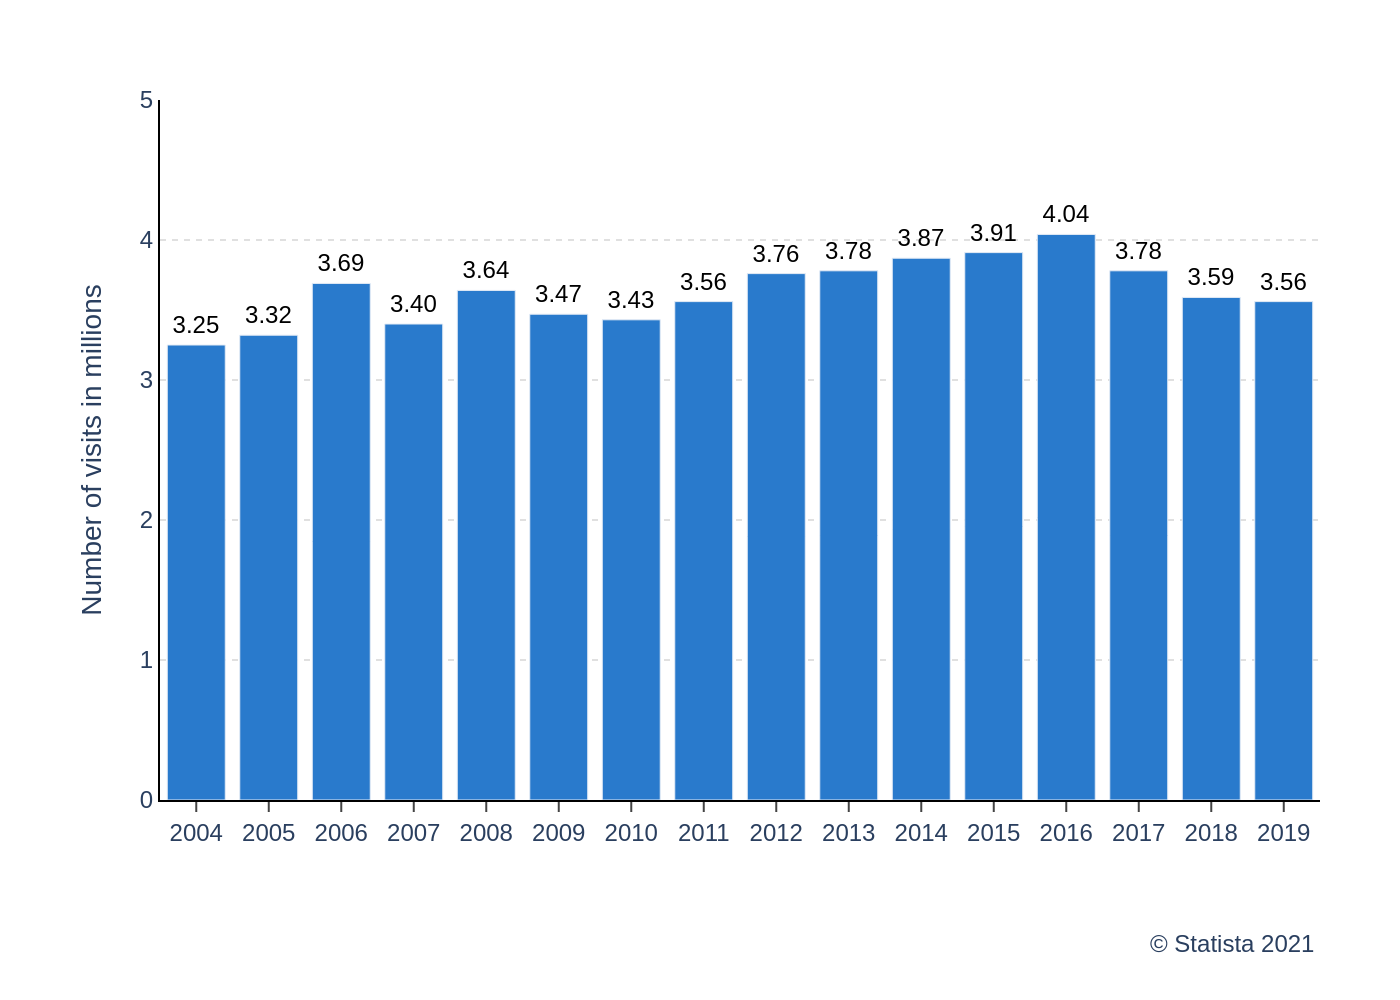

Python code for this plot:
import sys
import json
import plotly.graph_objects as go

if len(sys.argv) != 2:
    print("Usage: python script.py <json_file_path>")
    sys.exit(1)

json_file_path = sys.argv[1]

try:
    with open(json_file_path, 'r', encoding='utf-8') as f:
        chart_details = json.load(f)
except FileNotFoundError:
    print(f"Error: JSON file not found at {json_file_path}")
    sys.exit(1)
except json.JSONDecodeError:
    print(f"Error: Could not decode JSON from {json_file_path}")
    sys.exit(1)

data = chart_details['chart_data']
texts = chart_details['texts']
colors = chart_details['colors']

categories = [item['category'] for item in data]
values = [item['value'] for item in data]

fig = go.Figure()

fig.add_trace(go.Bar(
    x=categories,
    y=values,
    marker_color=colors[0],
    text=values,
    textposition='outside',
    texttemplate='%{text:.2f}',
    cliponaxis=False 
))

fig.update_layout(
    font=dict(family="Arial"),
    plot_bgcolor='white',
    xaxis=dict(
        title_text=texts['x_axis_title'],
        showgrid=False,
        linecolor='black',
        ticks='outside'
    ),
    yaxis=dict(
        title_text=texts['y_axis_title'],
        range=[0, 5],
        gridcolor='#e0e0e0',
        griddash='dot',
        zeroline=False,
        linecolor='black'
    ),
    margin=dict(l=80, r=40, t=50, b=100),
    showlegend=False,
    annotations=[
        dict(
            text=texts['source'],
            align='right',
            showarrow=False,
            xref='paper',
            yref='paper',
            x=1.0,
            y=-0.18,
            xanchor='right',
            yanchor='top'
        )
    ]
)

fig.update_traces(textfont_size=12, textfont_color='black')

base_filename = json_file_path.rsplit('.', 1)[0]
output_filename = f"{base_filename}.png"

fig.write_image(output_filename, scale=2)

print(f"Chart saved to {output_filename}")
